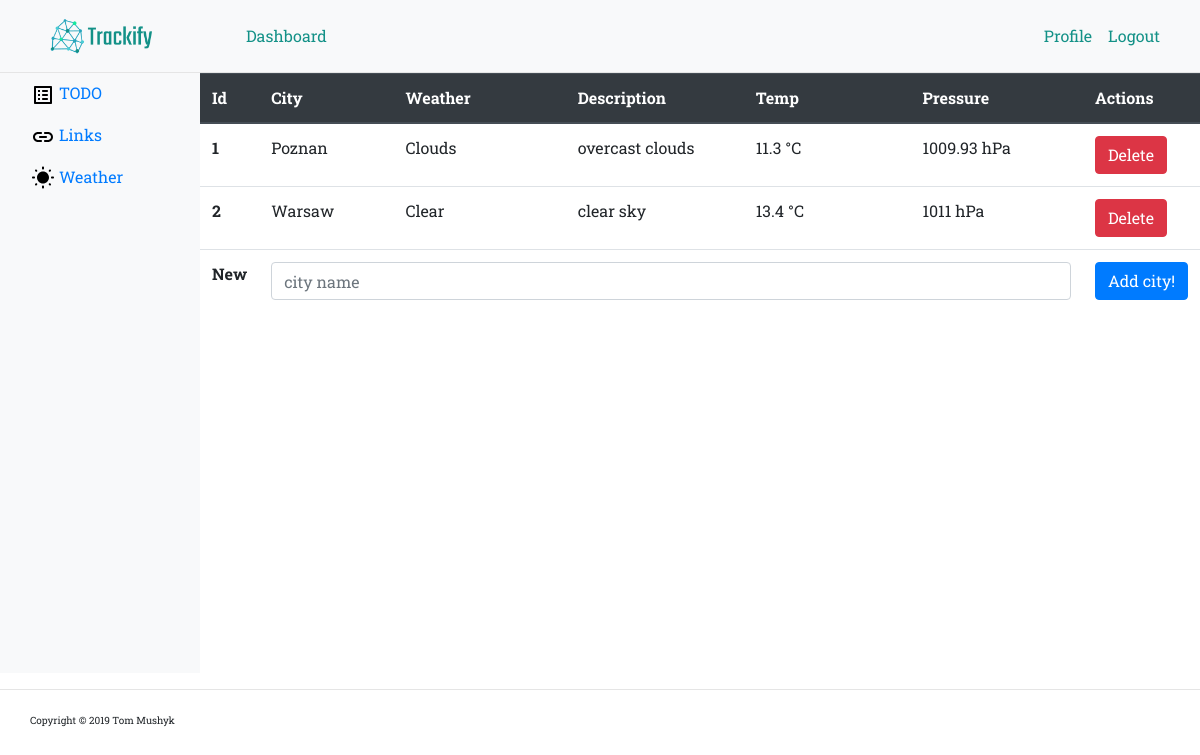
Page /dashboard/weather (signed in) on the earlier database version.
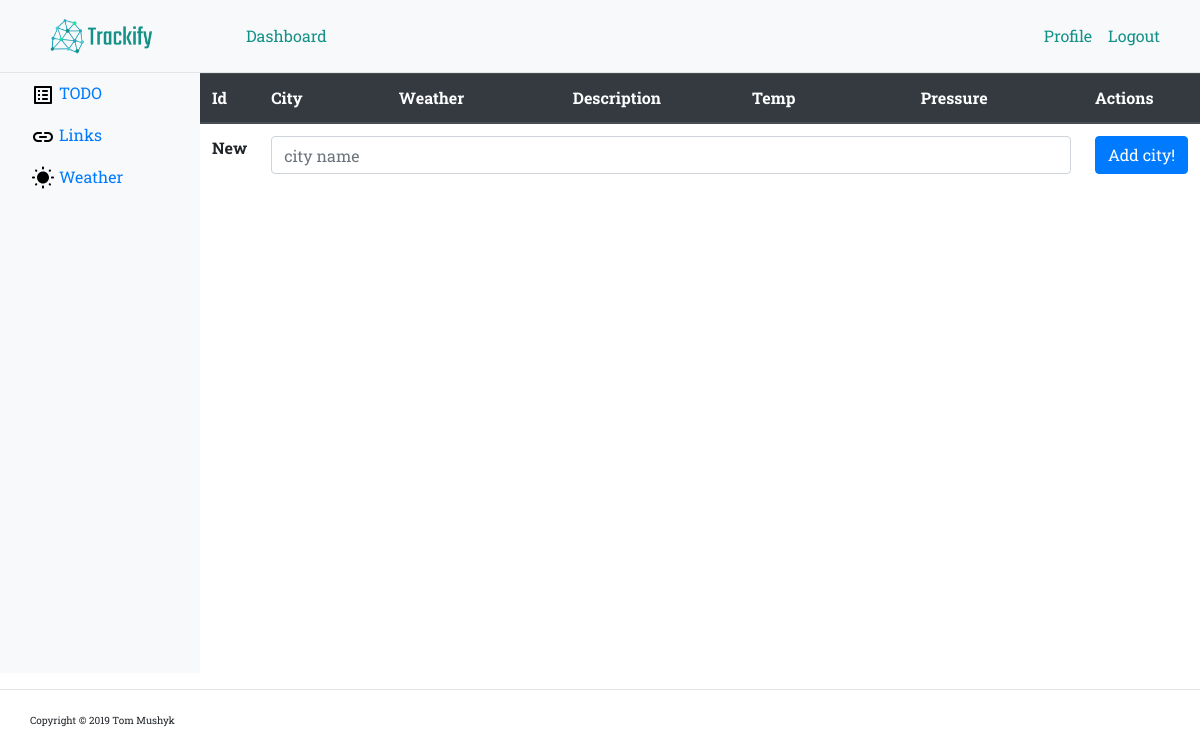
Same page on the later database version.
### models.py (models this page shows)
class CityCard(db.Model):
    id = db.Column(db.Integer, primary_key=True)
    name = db.Column(db.String(64))
    main = db.Column(db.String(64))
    description = db.Column(db.String(64))
    temp = db.Column(db.Integer)
    pressure = db.Column(db.Integer)
    user_id = db.Column(db.Integer, db.ForeignKey('user.id'), nullable=False)

### main.py (the view, shortened to what this page needs)
@app.route('/dashboard/<app_name>', methods=['GET', 'POST'])
@login_required
def dashboard(app_name):
    if current_user.is_authenticated == True:
        if app_name == 'tasks':
            form = AddTaskForm()
            tasks = Task.query.filter_by(user_id = current_user.id)
            print(current_user.id)
            if form.validate_on_submit():
                task = Task()
                task.title = form.title.data
                task.description = form.description.data
                task.dateAdded = datetime.utcnow()
                task.user_id = current_user.id
                print(task)
                try:
                    db.session.add(task)
                    db.session.commit()
                    flash(u'Task {} Added!'.format(task.title), 'success')
                    return redirect(url_for('.dashboard', app_name="tasks"))
                except:
                    flash(u'Cant add this task', 'error')
                    return redirect(url_for('.dashboard', app_name="tasks"))
            return render_template('dashboard_apps/tasks.html', form=form, tasks=tasks)
        elif app_name == 'weather':
            cards = CityCard.query.filter_by(user_id = current_user.id)
            form = AddWeatherForm()
            appid = 'a7decb12f5f033829a2d5d0adc40c03a'
            return render_template('dashboard_apps/weather.html', form=form, cards=cards)
    else:
        return redirect(url_for('.login'))

### forms.py
class AddWeatherForm(FlaskForm):
    name = StringField('Site name', validators=[DataRequired()])
    submit = SubmitField('Add city!')

### main.py (called while the page is built)
@login_manager.user_loader
def load_user(user_id):
    return User.query.get(int(user_id))

### templates/dashboard_apps/weather.html (shortened to what this page needs)
{% extends "dashboard.html" %}
{% block main %}
    <div class="col-md" style="padding:0px; margin:0px;">
        <table class="table">
          <thead class="thead-dark">
            <tr>
              <th style="width:5%" scope="col">Id</th>
              <th style="width:15%" scope="col">City</th>
              <th style="width:20%" scope="col">Weather</th>
              <th style="width:20%" scope="col">Description</th>
                <th style="width:20%" scope="col">Temp</th>
                <th style="width:20%" scope="col">Pressure</th>
                <th style="width:20%" scope="col">Actions</th>
            </tr>
          </thead>
          <tbody>
            {% for card in cards %}
            <tr>
              <th class="counter" scope="row"></th>
              <td>{{ card.name }}</td>
              <td>{{ card.main }}</td>
                <td>{{ card.description }}</td>
                <td>{{ card.temp }} °C</td>
                <td>{{ card.pressure }} hPa</td>
              <td>
                  <form action="{{ url_for('.deleteCityCard', id=card.id) }}" method="post">
                      <input type="submit" value="Delete" class="btn btn-danger"></input></form>
              </td>
            </tr>
            {% endfor %}
             <form action="/dashboard/weather" method="post" novalidate style="max-width: 500px">
            <tr>
              <th scope="row">New</th>
              <td colspan="5">
                {{ form.name(size=32, class_="form-control", placeholder="city name") }}
                </td>
              <td>
                {{ form.submit(class_="btn btn-primary") }}
              </td>
            </tr>
            </form>
          </tbody>
        </table>
    </div>
{% endblock main %}

Differences in the rows shown:
removed CityCard: name "Poznan", main "Clouds", description "overcast clouds", temp "11.3", pressure "1009.93"
removed CityCard: name "Warsaw", main "Clear", description "clear sky", temp "13.4", pressure "1011"
